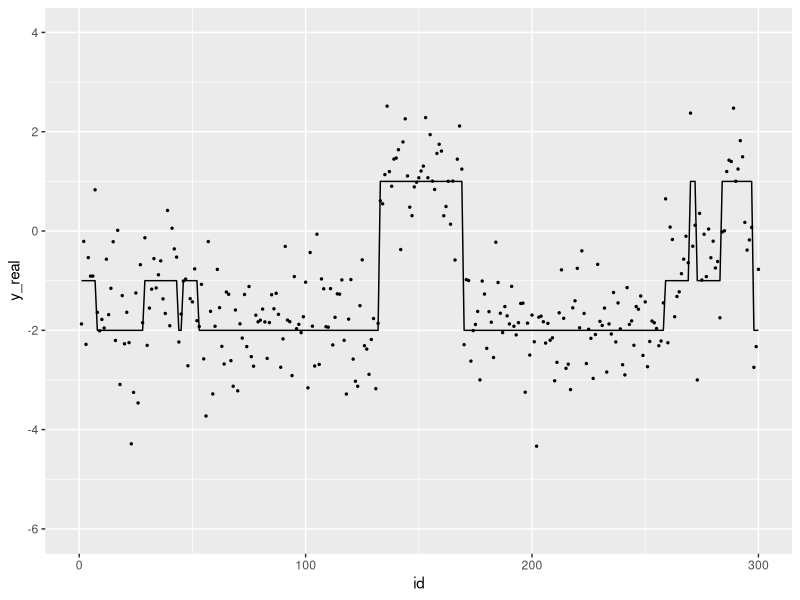

Here is the R script that generated this plot: (Note: this script raises an error after producing the figure.)
## ---- chunk 1
library(ggplot2)
## ---- chunk 2
#set.seed(1234)
transMtx = matrix(c(0.98,0.015,0.005,
                     0.05,0.98,0.015,
                     0.015,0.005,0.98),byrow = TRUE,ncol = 3)
pi = c(0,0.95,0.05)
mu = c(-2,-1,1)
sigma = c(0.8,0.9,0.85)

T = 300
N = length(mu)
M = dim(transMtx)[1]

x = rep(NA,T)
x[1] = sample(1:M,1,prob = pi)
for (i in 2:T){
  x[i] = sample(1:M,1,prob = transMtx[x[i-1],])
}

y = rep(NA,T); y_real = rep(NA,T)
for (i in 1:T){
  idx = x[i]
  y_real[i] = mu[idx]
  y[i] = rnorm(1,y_real[i],sigma[idx])
}

dat = data.frame(id = 1:T, x = x, y = y, y_real = y_real)
p <- ggplot(dat,aes(x = id, y = y_real))+
  geom_line()+
  geom_point(aes(x = id, y = y),size = 0.5)+
  xlim(0,T)+
  ylim(-6,4)
p

NumberofSegments = length(rle(x)$value)
NumberofSegments
## ---- chunk 3
## T: length of obs; N: num of obs; M: num of hidden states
## obs: T * 1
## transMtx: M * M
## emisMtx: M * N
## pi: start prob, M * 1
my_viterbi_constraint <- function(obs,mu,sigma,transMtx,pi,kmax){
  T = length(obs)
  M = length(pi)
  
  D = array(NA,dim=c(M,T,T))
  G_current = matrix(NA,ncol = T, nrow = M)
  transMtx_NoDiag = transMtx - diag(diag(transMtx))
  
  G1 =  dnorm(obs[1],mu,sigma,log = TRUE) + log(pi)
  
  lpy_x = dnorm(obs[2],mu,sigma,log=TRUE)
#  py_x = py_x / sum(py_x)
  G_current[,1] = G1 + log(diag(transMtx)) + lpy_x
  for (i in 1:M){
    tmp = G1 + log(transMtx_NoDiag[,i]) + lpy_x[i]
    G_current[i,2] = max(tmp)
    D[i, 1, 2] = i
    D[i, 2, 2] = which.max(tmp)
  }
  
  for (s in 3:T){
    lpy_x = dnorm(obs[s],mu,sigma,log = TRUE)
#    py_x = py_x / sum(py_x)
    G_pre = G_current
    ## k = 1
    G_current[,1] = G_pre[,1] + log(diag(transMtx)) + lpy_x
    D[,1,s] = 1:M

    ## k = 2 to s-1
    for (k in 2:(s-1)){
      for (i in 1:M){
        tmp = G_pre[,c(k-1,k)] + cbind(log(transMtx_NoDiag[,i]),log(diag(diag(transMtx))[,i])) + lpy_x[i]
        G_current[i,k] = max(tmp)
        D[i,k,s] = which.max(tmp)
      }
    }
    ## k = s
    for (i in 1:M){
      tmp = G_pre[,s-1] + log(transMtx_NoDiag[,i]) + lpy_x[i]
      G_current[i,s] = max(tmp)
      D[i,s,s] = which.max(tmp)
    }
  }
  
  
  return(list("D" = D,"G" = G_current))
  }

my_backtrace_constraint <- function(D,G,k){
  M = dim(G)[1]
  T = dim(D)[3]
  x = rep(NA,T)

  
  x[T] = ifelse(which.max(G[,k])<=M,which.max(G[,k]),which.max(G[,k])-M)
  #k = k - (which.max(G[,k]) <= M)
  #print(k)
  for (t in (T-1):1){
    x[t] = ifelse(D[x[t+1],k,t+1] <= M, D[x[t+1],k,t+1], D[x[t+1],k,t+1]-M)
    k = k - (x[t] != x[t+1])
  }
  return(x)
}
## ---- chunk 4
result_cons = my_viterbi_constraint(y,mu,sigma,transMtx,pi)
path_cons = my_backtrace_constraint(result_cons$D,result_cons$G,NumberofSegments)
result = my_viterbi_gaussian(y,mu,sigma,transMtx,pi)
path = my_backtrace(result$D,result$G)
par(mfrow = c(3,1))
plot(x,type="l"); plot(path_cons,type = "l");plot(path,type = "l")

library(reshape2)
datcomp = data.frame(id = 1:T,x_real = x,x_viterbi_k = path_cons)
datm = melt(datcomp,id.vars = 1)
p1 <- ggplot(datm,aes(x = id, y = value))+
  geom_line(aes( color = variable,group = variable))+
  scale_color_manual(values = c("red","blue"),labels = c("x_real","x_viterbi_k"))

datcomp = data.frame(id = 1:T,x_real = x,x_viterbi = path)
datm = melt(datcomp,id.vars = 1)
p2 <- ggplot(datm,aes(x = id, y = value))+
  geom_line(aes( color = variable,group = variable))+
  scale_color_manual(values = c("red","green"),labels = c("x_real","x_viterbi"))
p1;p2;



## ---- chunk 5
library(matrixStats)
## T: length of obs; N: num of obs; M: num of hidden states
## obs: T * 1
## transMtx: M * M
## emisMtx: M * N
## pi: start prob, M * 1
my_forward_constraint <- function(obs,mu,sigma,transMtx,pi){
  T = length(obs)
  M = length(pi)
  
  A = array(NA,dim=c(M,T,T))
  transMtx_NoDiag = transMtx - diag(diag(transMtx))
  
  A[,1,1] =  dnorm(obs[1],mu,sigma) * pi
  #A[,,1] = A[,,1] / sum(A[,,1],na.rm = TRUE)
  
  py_x = dnorm(obs[2],mu,sigma)
  A[,1,2] = A[,1,1] * diag(transMtx) * py_x
  for (i in 1:M){
    tmp = A[,1,1] * transMtx_NoDiag[,i]
    A[i,2,2] = sum(tmp) * py_x[i]
  }
  #A[,,2] = A[,,2] / sum(A[,,2],na.rm = TRUE)
  
  for (s in 3:T){
    py_x = dnorm(obs[s],mu,sigma)

    ## k = 1
    A[,1,s] = A[,1,s-1] * diag(transMtx) * py_x


    ## k = 2 to s-1
    for (k in 2:(s-1)){
      for (i in 1:M){
        tmp = A[,c(k-1,k),s-1] * cbind(transMtx_NoDiag[,i],diag(diag(transMtx))[,i])
        A[i,k,s] = sum(tmp) * py_x[i] 
      }
    }
    ## k = s
    for (i in 1:M){
      tmp = A[,s-1,s-1] * transMtx_NoDiag[,i]
      A[i,s,s] = sum(tmp) * py_x[i]
    }
    #A[,,s] = A[,,s] / sum(A[,,s],na.rm = TRUE)
  }
  
  
  return(A)
}

lmy_forward_constraint <- function(obs,mu,sigma,transMtx,pi,kmax){
  T = length(obs)
  M = length(pi)
  
  lA = array(NA,dim=c(M,kmax,T))
  transMtx_NoDiag = transMtx - diag(diag(transMtx))
  lpy_x = mapply(obs,FUN = function(x) dnorm(x,mu,sigma,log = TRUE))
  
  ## k = 1 at position 1
  lA[,1,1] =  lpy_x[,1] + log(pi)
  for (s in 2:T){
    ## k = 1
    lA[,1,s] = lA[,1,s-1] + log(diag(transMtx)) + lpy_x[,s]
  }
  if (kmax == 1){ return(lA) }
  
  for (k in 2:kmax){
    for (i in 1:M) { lA[i,k,k] = logSumExp(lA[,k-1,k-1] + log(transMtx_NoDiag[,i])) + lpy_x[i,k] } ## k = k at position k
    if( k < T ){
      for (s in (k+1):T){
        for (i in 1:M){
          tmp = lA[,c(k-1,k),(s-1)] + log(cbind(transMtx_NoDiag[,i],diag(diag(transMtx))[,i]))
          lA[i,k,s] = logSumExp(tmp) + lpy_x[i,s]
        }
      }
    }
  }
  

  # lpy_x = dnorm(obs[2],mu,sigma,log = TRUE)
  # A[,1,2] = A[,1,1] + log(diag(transMtx)) + lpy_x
  # for (i in 1:M){
  #   tmp = A[,1,1] + log(transMtx_NoDiag[,i])
  #   A[i,2,2] = logSumExp(tmp) + lpy_x[i]
  # }
  # 
  # 
  # for (s in 3:T){
  #   lpy_x = dnorm(obs[s],mu,sigma,log = TRUE)
  # 
  #   ## k = 1
  #   A[,1,s] = A[,1,s-1] + log(diag(transMtx)) + lpy_x
  # 
  # 
  #   ## k = 2 to s-1
  #   for (k in 2:(s-1)){
  #     for (i in 1:M){
  #       tmp = A[,c(k-1,k),s-1] + log(cbind(transMtx_NoDiag[,i],diag(diag(transMtx))[,i]))
  #       A[i,k,s] = logSumExp(tmp) + lpy_x[i] 
  #     }
  #   }
  #   ## k = s
  #   for (i in 1:M){
  #     tmp = A[,s-1,s-1] + log(transMtx_NoDiag[,i])
  #     A[i,s,s] = logSumExp(tmp) + lpy_x[i]
  #   }
  #   #A[,,s] = A[,,s] / sum(A[,,s],na.rm = TRUE)
  # }

  
  return(lA)
}

## ---- chunk 6
lA = lmy_forward_constraint(y,mu,sigma,transMtx,pi,T)
## ---- chunk 7
## T: length of obs; N: num of obs; M: num of hidden states
## obs: T * 1
## transMtx: M * M
## emisMtx: M * N
## pi: start prob, M * 1
my_backward_constraint <- function(obs,mu,sigma,transMtx,pi){
  T = length(obs)
  M = length(pi)
  
  B = array(NA,dim=c(M,T,T))
  transMtx_NoDiag = transMtx - diag(diag(transMtx))
  
  B[,,T] = B[,,T] ^ 0
  
  for (s in (T-1):1){
    
    py_x_p1 = dnorm(obs[s+1],mu,sigma)
    
    for (k in s:1){
      for (i in 1:M){
        tmp = B[,c(k,k+1),s+1] * cbind(diag(diag(transMtx))[,i],transMtx_NoDiag[i,]) * cbind(py_x_p1,py_x_p1)
        B[i,k,s] = sum(tmp)
      }
    }
    #B[,,s] = B[,,s] / sum(B[,,s],na.rm = TRUE)
  }
  
  return(B)
}

lmy_backward_constraint <- function(obs,mu,sigma,transMtx,pi,kmax){
  T = length(obs)
  M = length(pi)
  
  lB = array(NA,dim=c(M,kmax,T))
  transMtx_NoDiag = transMtx - diag(diag(transMtx))
  lpy_x = mapply(obs,FUN = function(x) dnorm(x,mu,sigma,log = TRUE))
  
  lB[,,T] = 0
  
  for (s in (T-1):kmax){
    lB[,kmax,s] = lB[,kmax,s+1] + log(diag(transMtx)) + lpy_x[,s+1]
  }
  if (kmax == 1){ return(lB) }
  
  for (k in (kmax-1):1){
    for (s in (T-1):k){
      for (i in 1:M){
        tmp = lB[,c(k,k+1),s+1] + log(cbind(diag(diag(transMtx))[,i],transMtx_NoDiag[i,])) + cbind(lpy_x[,s+1],lpy_x[,s+1])
        lB[i,k,s] = logSumExp(tmp)
      }
    }
  }
  
  
  # for (s in (T-1):1){
  #   
  #   lpy_x_p1 = dnorm(obs[s+1],mu,sigma,log = TRUE)
  #   
  #   for (k in kmax:1){
  #     for (i in 1:M){
  #       tmp = lB[,c(k,k+1),s+1] + log(cbind(diag(diag(transMtx))[,i],transMtx_NoDiag[i,])) + cbind(lpy_x_p1,lpy_x_p1)
  #       lB[i,k,s] = logSumExp(tmp)
  #     }
  #   }
  # }
  
  return(lB)
}
## ---- chunk 8
lA = lmy_forward_constraint(y,mu,sigma,transMtx,pi,NumberofSegments)
lB = lmy_backward_constraint(y,mu,sigma,transMtx,pi,NumberofSegments)
lprob = lA +lB

A = my_forward_constraint(y,mu,sigma,transMtx,pi)
B = my_backward_constraint(y,mu,sigma,transMtx,pi)
prob = A * B


#A = my_forward_constraint(y,mu,sigma,transMtx,pi)
#B = my_backward_constraint(y,mu,sigma,transMtx,pi)
#prob = A * B
sum(prob[,,T]);sum(prob[,,1],na.rm = TRUE)
sum(exp(lprob[,,T]));sum(exp(lprob[,,1]),na.rm = TRUE)
## ---- chunk 9
transMtx = matrix(c(0.98,0.015,0.005,
                     0.05,0.98,0.015,
                     0.015,0.005,0.98),byrow = TRUE,ncol = 3)
pi = c(0,0.95,0.05)
mu = c(-2,-1,1)
sigma = c(0.8,0.9,0.85)

D = 20
T = 100
KMAX = 1

N = length(mu)
M = dim(transMtx)[1]

seqs = c()
for (i in 1:D){
  x = rep(NA,T)
  x[1] = sample(1:M,1,prob = pi)
  for (i in 2:T){
    x[i] = sample(1:M,1,prob = transMtx[x[i-1],])
  }
  KMAX = ifelse(length(rle(x)$value)>KMAX,length(rle(x)$value),KMAX)
  y = rep(NA,T); y_real = rep(NA,T)
  for (i in 1:T){
    idx = x[i]
    y_real[i] = mu[idx]
    y[i] = rnorm(1,y_real[i],sigma[idx])
  }
  seqs = rbind(seqs,y)
}
KMAX
#seqs 
## ---- chunk 10
my_em_constraint_single = function(seq, M,mu,sigma,pi,transMtx,kmax){
  T = length(seq)
  ## calcualte p(x)
  lPX = array(NA,dim=c(M,T))
  lA = lmy_forward_constraint(obs=seq,mu = mu,sigma = sigma, transMtx = transMtx, pi = pi,kmax = kmax)
  lB = lmy_backward_constraint(obs=seq,mu = mu,sigma = sigma, transMtx = transMtx, pi = pi,kmax = kmax)
  lprob = lA + lB
  llk = logSumExp(lprob[,,T])
  
  for (k in 1:T){
    for (i in 1:M){
      lPX[i,k] = logSumExp(lprob[i,,k]-llk,na.rm = TRUE)
    }
    #lPX[,k] = lPX[,k] - llk
  }
  
  ## calculate pxx
  transMtx_NoDiag = transMtx - diag(diag(transMtx))
  lPXX = array(NA,dim = c(M,M,T))
  for (k in 2:T){
    lpy_x = dnorm(seq[k],mu,sigma,log = TRUE)
    
    ## xn = xn-1 and sn = sn-1
    tmp = apply(lA[,,k-1],2,function(x) x + lpy_x + log(diag(transMtx))) + lB[,,k]
    for (i in 1:M){
      lPXX[i,i,k] = logSumExp(tmp[i,]-llk,na.rm = TRUE)
    }
    
    ## xn != xn-1 and sn = sn-1 + 1
    for (j in 1:M){
      for (i in 1:M){
        if( i != j){
          tmp = lA[i,-kmax,k-1] + log(transMtx_NoDiag[i,j]) + lpy_x[j] + lB[j,-1,k]
          lPXX[i,j,k] = logSumExp(tmp-llk,na.rm = TRUE)
        }
      }
    }
    #PXX[,,k] = t(apply(PXX[,,k],1,function(x) x/sum(x)))
    #lPXX[,,k] = lPXX[,,k] - llk
  }
  return(list("lPX" = lPX,"lPXX" = lPXX,"LLK"=llk))
}
## ---- chunk 11
my_em_constraint= function(seqs, M,mu_init = runif(N,min = min(seqs),max = max(seqs)),sigma_init = rep(runif(1,0,1),M),kmax = 10){
  T = dim(seqs)[2] ; D = dim(seqs)[1]
  pi = runif(3); pi = pi/sum(pi);
  transMtx = matrix(runif(M*M),ncol = M); transMtx = t(apply(transMtx,1,function(x) x/sum(x)))
  mu = mu_init
  sigma = sigma_init

  #seq = seqs
  iter = 1
  epsilon = 1e-8
  llk_pre = -100000000; llk_current = -1000000
  while(llk_current - llk_pre > epsilon){
    llk_pre = llk_current
    sum_pi = rep(0,M); sum_xx2 = matrix(0,nrow = M,ncol = M); sum_x2 = rep(0,M); sum_xy1 = matrix(0,nrow = M, ncol=N); sum_x1 = rep(0,M);
    sum_xy_mean = rep(0,N); sum_xy_sq = rep(0,N)
    llk_current = 0;
    
    for (num in 1:D){
      seq = seqs[num,]
      output = my_em_constraint_single(seq = seq,M = M,mu = mu,sigma = sigma,pi = pi,transMtx = transMtx,kmax = kmax)
      
      llk_current = llk_current + output$LLK
   
      sum_pi = sum_pi + exp(output$lPX[,1]); #####
      sum_xx2 = sum_xx2 + rowSums(exp(output$lPXX),dims = 2,na.rm = TRUE);
      sum_x2 = sum_x2 + exp(apply(output$lPX[,-T],1,logSumExp));
      
      
      sum_x1 = sum_x1 + exp(apply(output$lPX,1,logSumExp));
      
      sum_xy_mean = sum_xy_mean + exp(output$lPX) %*% matrix(seq,ncol = 1)
      sum_xy_sq = sum_xy_sq + apply(exp(output$lPX) * (matrix(seq,ncol = T,nrow = M,byrow = TRUE) - matrix(mu,ncol = T,nrow = M))^2,1,sum)
    }
    
    
    pi = sum_pi/D ### update pi
    transMtx = sum_xx2/sum_x2 ## update transMtx
    mu = sum_xy_mean / sum_x1
    ## update sigma
    sigma = sqrt(sum_xy_sq / sum_x1)
    iter = iter + 1
    print(paste(iter,llk_current))
  }
  
  return(list("pi"=pi,"transMtx"=transMtx,"mu" = mu,"sigma" = sigma,"llk"=llk_current,"iter"=iter))
}
## ---- chunk 12
#set.seed(1234)
resultem = my_em_constraint(seqs,3,kmax = KMAX)
resultem
#logSumExp(lmy_forward_constraint(seqs[2,],resultem$mu,resultem$sigma,resultem$transMtx,resultem$pi,KMAX)[,,T])
## ---- chunk 13
my_path_sampling = function(obs,mu,sigma,transMtx,pi,SamplesNum,kseg){
  T = length(obs)
  M = length(pi)
  samples_x = array(NA,dim=c(SamplesNum,T))
  success = 0
  
  transMtx_NoDiag = transMtx - diag(diag(transMtx))
  lA = lmy_forward_constraint(obs,mu,sigma,transMtx,pi,kseg)
  
  while(success<SamplesNum){
    x = rep(NA,T); s = kseg;
    x[T] = sample(1:M,1,prob = exp(lA[,kseg,T]))
    for (j in (T-1):1){
      if(j>=s){
        if(s == 1){
          x[j] = x[j+1]
        }else{
          lprob = lA[,c(s-1,s),j] + log(cbind(transMtx_NoDiag[,x[j+1]],diag(diag(transMtx))[,x[j+1]]))
          tmp = sample(1:length(lprob),1,prob = c(exp(lprob)))
          x[j] = ifelse(tmp <= M,tmp,tmp-M)
          s = s - (x[j] != x[j+1])
        }
      #print(paste(s,j,x[j],sep = ";"))
      }
    }
    if(!is.na(x[1])){
      success = success+1
      samples_x[success,] = x
    }
  }
  
  return(samples_x)
}
## ---- chunk 14
transMtx = matrix(c(0.98,0.015,0.005,
                     0.05,0.98,0.015,
                     0.015,0.005,0.98),byrow = TRUE,ncol = 3)
pi = c(0,0.95,0.05)
mu = c(-2,-1,1)
sigma = c(0.8,0.9,0.85)

T = 200
M = dim(transMtx)[1]


samples = my_path_sampling(y,mu,sigma,transMtx,pi,12,NumberofSegments)
par(mfrow = c(3,1))
for (i in 1:dim(samples)[1]){
  plot(samples[i,],type="l")
}
#datcomp = data.frame(id = 1:T,x = t(samples))
#library(reshape2)
#datm = melt(datcomp,id.vars = 1)
#p <- ggplot(datm,aes(x = id, y = value))+
#  geom_line()
p
